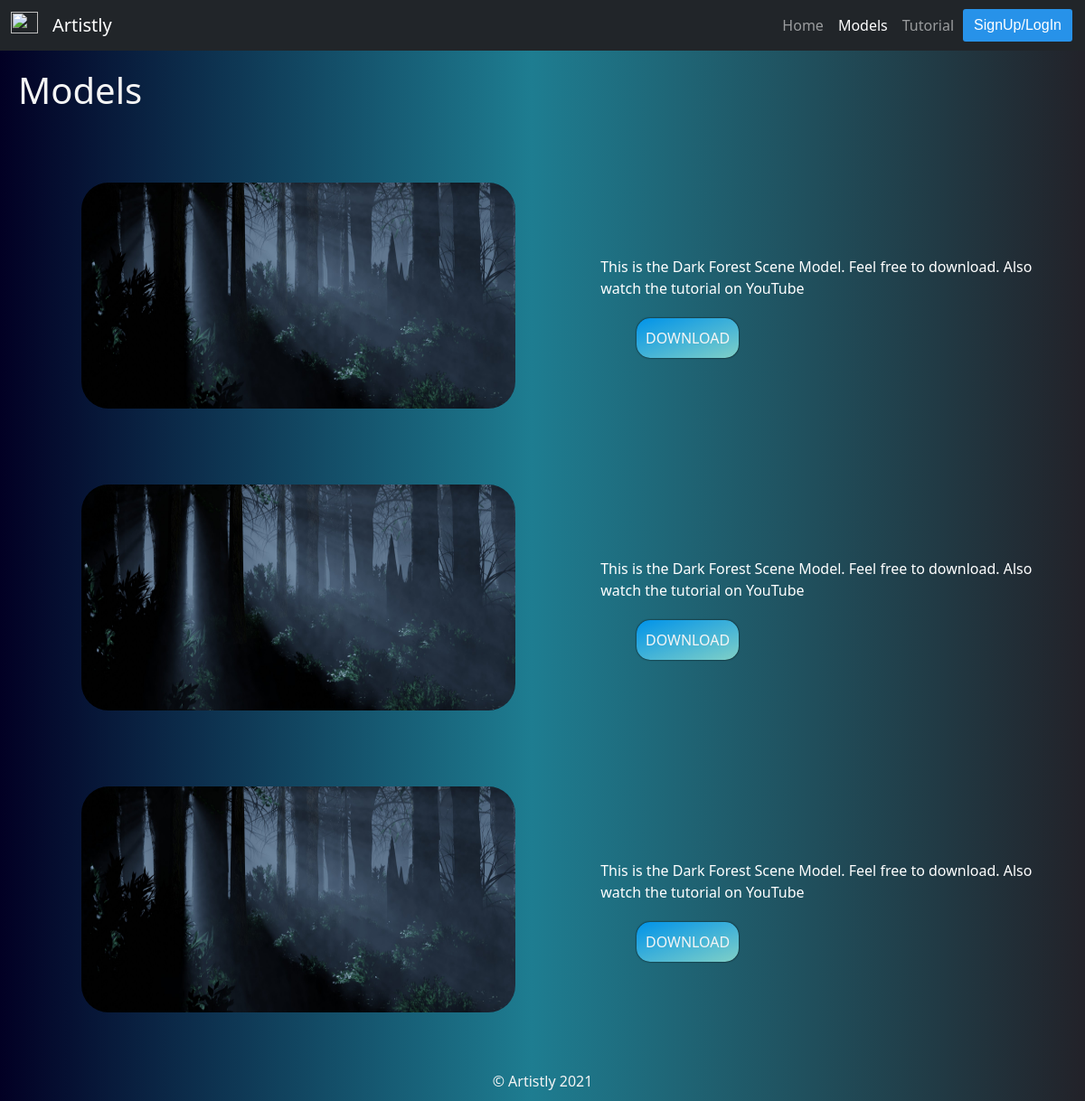
Page /models on the earlier database version.
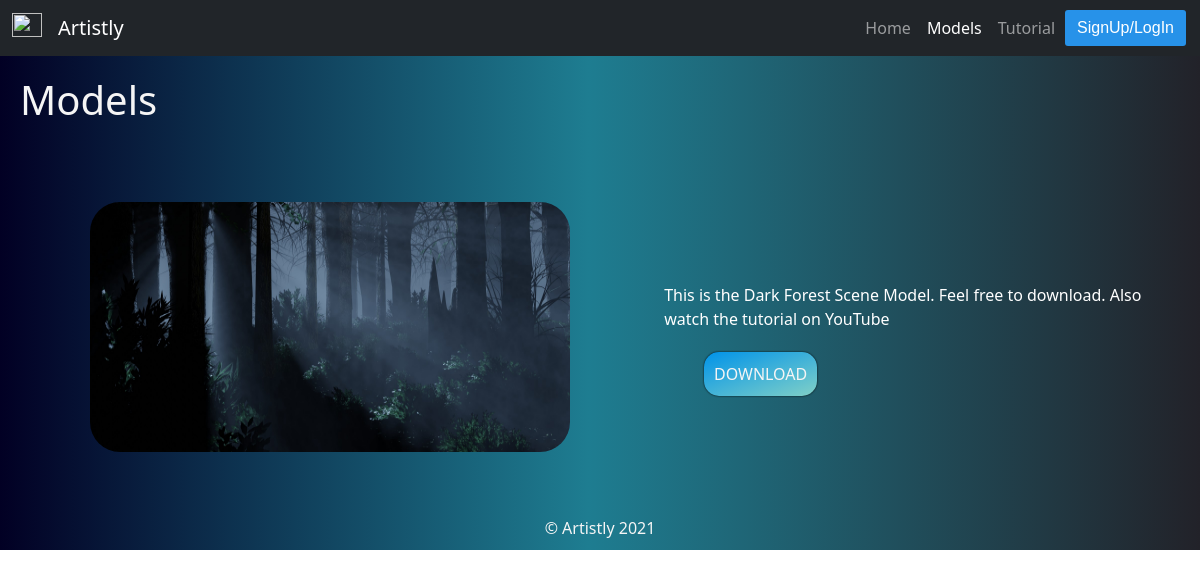
Same page on the later database version.
### Pages/models.py (models this page shows)
class Models(models.Model):
    index=models.IntegerField(blank=True, null=True)
    img=models.ImageField(upload_to='images',blank=True,null=True)
    link=models.FileField(upload_to='files',blank=True,null=True)
    title=models.CharField(max_length=200)

### Pages/views.py (the view)
# urls.py: path('models',views.models,name='models'),
def models(request):
    models= Models.objects
    return render(request,'models.html',{'models':models})

### Pages/templates/models.html
{%extends 'base.html'%}
{% block nav_item_models %}active{% endblock nav_item_models %}
{%load static%}
{%block content%}
<link rel="stylesheet" href="{%static 'css/models.css'%}">
<div class='main'>
    <div class='heading' data-aos='fade-right'>
        <h1>Models<h1>
    </div>
    <div class='models-content'  >
      {% for j in models.all %}
        {% if request.user.is_authenticated %}
          <div class='models'>
          <a href="{{j.link.url}}" download>
              <img src="{{j.img.url}}" data-aos='zoom-in' data-aos-delay='300'>
          </a>
                <div class="para">
                  <p data-aos='fade-left'>{{j.title}}</p>
                </div>
              <br>
                <div class="button-class">
                  <a href="{{j.link.url}}" download>
                    <button name='signup' type="submit" data-aos='fade-up'>Download</button>
                  </a>
                </div>
            </div>
          {%else%}
            <div class='models'>
          <a href="{%url 'login'%}">
              <img src="{{j.img.url}}" data-aos='zoom-in' data-aos-delay='300' >
          </a>
                <div class="para">
                  <p data-aos='fade-left'>{{j.title}}</p>
                </div>
              <br>
                <div class="button-class">
                  <a href="{%url 'login'%}">
                    <button name='signup' type="submit" data-aos='fade-up' data-aos-offset='0'>Download</button>
                  </a>
                </div>
            </div>
          {%endif%}
      {%endfor %}
    </div>
    <div class="footer" >
        <p>
            &#169; Artistly 2021
        </p>
    </div>
</div>
{% endblock %}

Differences in the rows shown:
removed Models: img (picture), title "This is the Dark Forest Scene Model. Feel free to download. Also watch the tutorial on YouTube"
removed Models: img (picture), title "This is the Dark Forest Scene Model. Feel free to download. Also watch the tutorial on YouTube"
changed Models: img: a different picture
